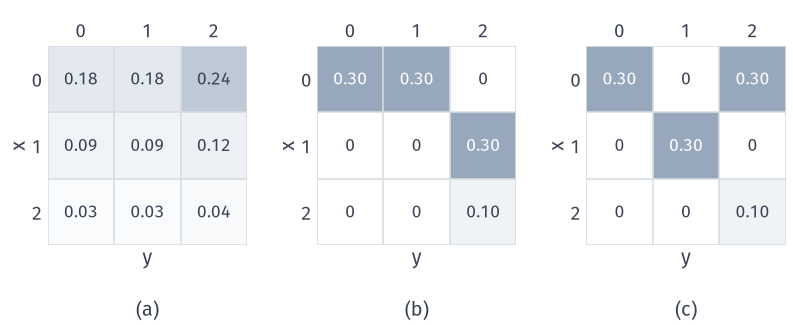

The Python source for this figure:
from pathlib import Path
import sys
HERE = Path(__file__).resolve().parent
sys.path.insert(0, str(HERE.parent/'dcomp-common'))
from common import *
from matplotlib.colors import LinearSegmentedColormap
# Couplings of P=(0.6,0.3,0.1) (rows, x) and Q=(0.3,0.3,0.4) (columns, y) on {0,1,2}.
# (a) independent pi=p q^T: sum|x-y|pi = 0.96, sum|x-y|^2 pi = 1.5
# (b) monotone: (0,0).3 (0,1).3 (1,2).3 (2,2).1: 0.6 and 0.6
# (c) jump: (0,0).3 (0,2).3 (1,1).3 (2,2).1: 0.6 and 1.2
p, q = P_EX, Q_EX
plans = [np.outer(p, q),
         np.array([[.3, .3, 0], [0, 0, .3], [0, 0, .1]]),
         np.array([[.3, 0, .3], [0, .3, 0], [0, 0, .1]])]
C = np.abs(np.subtract.outer(np.arange(3), np.arange(3))).astype(float)
cmap = LinearSegmentedColormap.from_list('wb', ['#FFFFFF', BLUE_FILL, BLUE])
fig, axs = figure(width_mm=112, height_mm=46, ncols=3)
panel(fig, left=.06, right=.99, top=.9, bottom=.2, wspace=.35)
facts = []
for ax, P in zip(axs, plans):
    assert np.allclose(P.sum(1), p) and np.allclose(P.sum(0), q)
    ax.imshow(P, cmap=cmap, vmin=0, vmax=.36)
    for i in range(3):
        for j in range(3):
            v = P[i, j]
            ax.text(j, i, '0' if v < 1e-12 else f'{v:.2f}',
                    ha='center', va='center', fontsize=7, color=INK if v < .25 else 'white')
    for k in range(4):
        ax.plot([-.5, 2.5], [k-.5, k-.5], color=GRID, lw=.65)
        ax.plot([k-.5, k-.5], [-.5, 2.5], color=GRID, lw=.65)
    ax.set_xticks(range(3)); ax.set_yticks(range(3))
    ax.xaxis.tick_top(); ax.tick_params(length=0, pad=2)
    for s in ax.spines.values():
        s.set_visible(False)
    ax.set_xlabel('$y$', labelpad=1); ax.set_ylabel('$x$', labelpad=1)
    facts.append({'cost1': float((C*P).sum()), 'cost2': float((C**2*P).sum())})
tags(fig, axs)
save(fig, HERE, 'figure', {'costs': facts})
